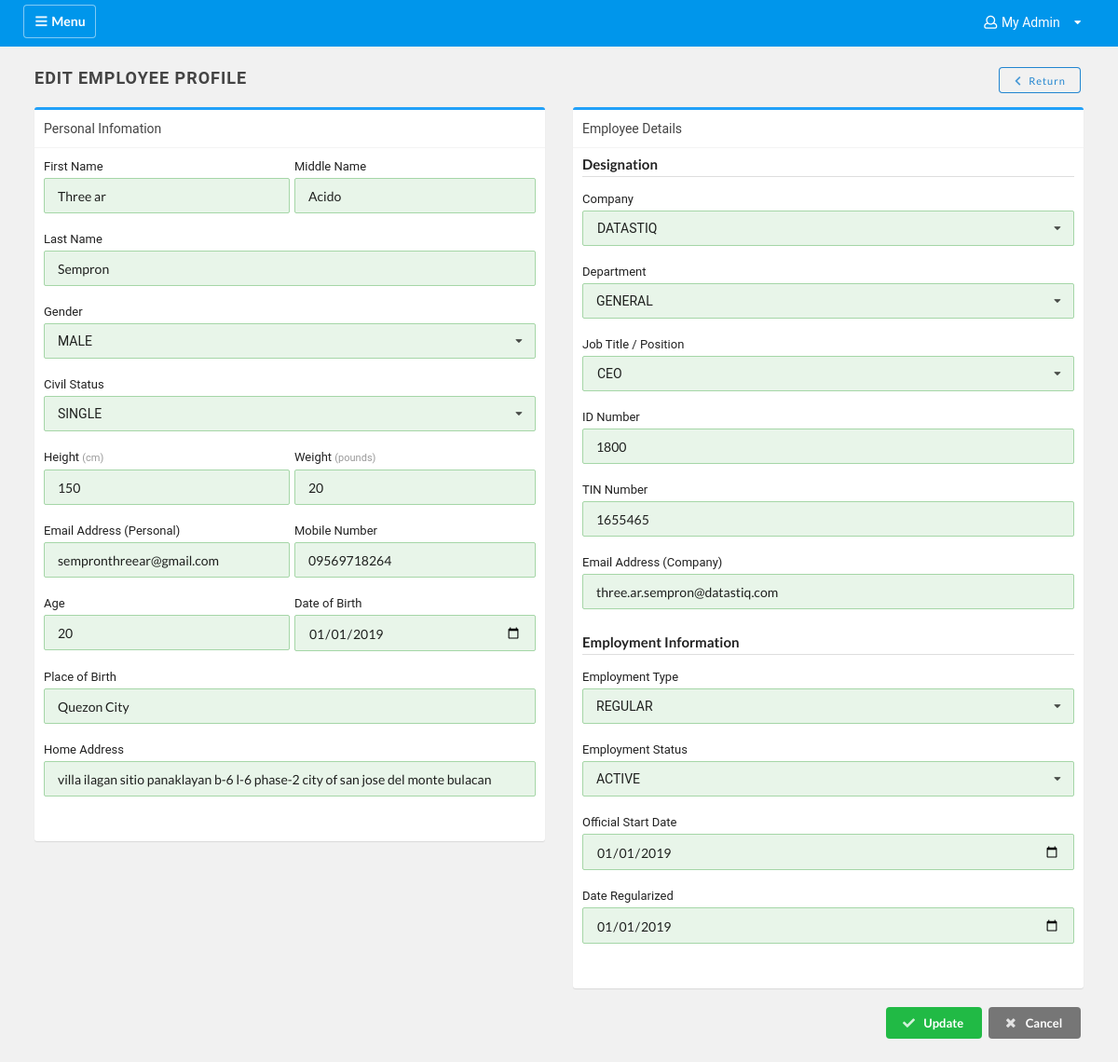
Screenshot of /profile/edit/edit-details.php?id=21 (signed in) with the database file from the repository.
### tables this page shows
CREATE TABLE `dqemp_tbl` (
  `id` int(11) UNSIGNED NOT NULL,
  `first_name` varchar(255) NOT NULL,
  `middle_name` varchar(255) NOT NULL,
  `last_name` varchar(255) NOT NULL,
  `gender` varchar(255) NOT NULL,
  `civil_status` varchar(255) NOT NULL,
  `height` varchar(255) NOT NULL,
  `weight` varchar(255) NOT NULL,
  `email_address_personal` varchar(255) NOT NULL,
  `mobile_number` varchar(255) NOT NULL,
  `age` varchar(255) NOT NULL,
  `date_of_birth` date NOT NULL,
  `place_of_birth` varchar(255) NOT NULL,
  `home_address` varchar(255) NOT NULL,
  `company` varchar(255) NOT NULL,
  `department` varchar(255) NOT NULL,
  `position` varchar(255) NOT NULL,
  `id_number` varchar(255) NOT NULL,
  `email_address_company` varchar(255) NOT NULL,
  `employment_type` varchar(255) NOT NULL,
  `employment_status` varchar(255) NOT NULL,
  `date_hired` date NOT NULL,
  `date_registered` date NOT NULL,
  `tin_number` varchar(255) NOT NULL
);

### profile/edit/edit-details.php (the view, shortened to what this page needs)
<!doctype html>
<html lang="">
<head>
<link rel="stylesheet" type="text/css" href="../../assets/css/sweetalert.css">
    <link rel="stylesheet" type="text/css" href="../../assets/vendor/bootstrap/css/bootstrap.min.v4.1.3.css">
    <link rel="stylesheet" type="text/css" href="../../assets/vendor/semantic-ui/semantic.min.css">
    <link rel="stylesheet" type="text/css" href="../../assets/css/style.css">
</head>
<body>
    <div class="wrapper">
        <div id="body" class="active">
            <nav class="navbar navbar-expand-lg navbar-light bg-lightblue">
                <div class="container-fluid">
                    <button type="button" id="slidesidebar" class="ui icon button btn-light-outline">
                        <i class="ui icon bars"></i> Menu
                    </button>
                    <div class="collapse navbar-collapse" id="navbarSupportedContent">
                        <ul class="nav navbar-nav ml-auto navmenu">
                            <li class="nav-item">
                                <div class="ui pointing link dropdown item" tabindex="0">
                                    <i class="ui icon user outline"></i><?php echo $_SESSION['Role'];?>
                                    <i class="dropdown icon"></i>
                                </div>
                            </li>
                        </ul>
                    </div>
                </div>
            </nav>
            <div class="content">
                <div class="container-fluid">
                    <div class="row">
                        <div class="col-md-12">
                            <h2 class="page-title">Edit Employee Profile
                                <a href="../../employees" class="ui basic blue button mini offsettop5 float-right">
                                    <i class="ui icon chevron left"></i>Return</a>
                            </h2>
                        </div>
                    </div>
                    <div class="row">
                        <?php
require '../../db.php';
$id = $_GET['id'];
$sql = 'SELECT * FROM dqemp_tbl WHERE id=:id';
$statement = $connection->prepare($sql);
$statement->execute([':id' => $id ]);
$person = $statement->fetch(PDO::FETCH_OBJ);
 ?>
                        <form  class="ui form custom" method="post" accept-charset="utf-8" enctype="multipart/form-data">
                            <div class="col-md-6 float-left">
                                <div class="box box-success">
                                    <div class="box-header with-border">Personal Infomation</div>
                                    <div class="box-body">
                                        <div class="two fields">
                                            <div class="field">
                                                <label>First Name</label>
                                                <input type="text" class="notempty" name="firstname" value="<?= $person->first_name; ?>" required="">
                                            </div>
                                            <div class="field">
                                                <label>Middle Name</label>
                                                <input type="text" class="notempty" name="middlename" value="<?= $person->middle_name; ?>">
                                            </div>
                                        </div>
                                        <div class="field">
                                            <label>Last Name</label>
                                            <input type="text" class="notempty" name="lastname" value="<?= $person->last_name; ?>" required="">
                                        </div>
                                        <div class="field">
                                            <label>Gender</label>
                                            <div class="ui dropdown uppercase selection notempty" tabindex="0">
                                                <i class="dropdown icon"></i>
                                                <div class="text">MALE</div>
                                                <div class="menu" tabindex="-1">
                                                    <div class="item active selected" data-value="MALE">MALE</div>
                                                </div>
                                            </div>
                                        </div>
                                        <div class="field">
                                            <label>Civil Status</label>
                                            <div class="ui dropdown uppercase selection notempty" tabindex="0">
                                                <i class="dropdown icon"></i>
                                                <div class="text">MALE</div>
                                                <div class="menu" tabindex="-1">
                                                    <div class="item active selected" data-value="SINGLE">SINGLE</div>
                                                </div>
                                            </div>
                                        </div>
                                        <div class="two fields">
                                            <div class="field">
                                                <label>Height
                                                    <span class="help">(cm)</span>
                                                </label>
                                                <input type="text" name="height" value="<?= $person->height; ?>" placeholder="000" class="notempty">
                                            </div>
                                            <div class="field">
                                                <label>Weight
                                                    <span class="help">(pounds)</span>
                                                </label>
                                                <input type="text" name="weight" value="<?= $person->weight; ?>" placeholder="000" class="notempty">
                                            </div>
                                        </div>
                                        <div class="two fields">
                                            <div class="field">
                                                <label>Email Address (Personal)</label>
                                                <input type="email" name="emailaddress" value="<?= $person->email_address_personal; ?>" required="" class="lowercase notempty">
                                            </div>
                                            <div class="field">
                                                <label>Mobile Number</label>
                                                <input type="text" class="uppercase notempty" name="mobilenumber" value="<?= $person->mobile_number; ?>">
                                            </div>
                                        </div>
                                        <div class="two fields">
                                            <div class="field">
                                                <label>Age</label>
                                                <input type="text" name="age" value="<?= $person->age; ?>" placeholder="00" class="notempty">
                                            </div>
                                            <div class="field">
                                                <label>Date of Birth</label>
                                                <input type="date" name="birthday" value="<?= $person->date_of_birth; ?>" class="airdatepicker notempty" placeholder="Date">
                                            </div>
                                        </div>
                                        <div class="field">
                                            <label>Place of Birth</label>
                                            <input type="text" class="notempty" name="birthplace" value="<?= $person->place_of_birth; ?>" placeholder="City, Province, Country">
                                        </div>
                                        <div class="field">
                                            <label>Home Address</label>
                                            <input type="text" class="notempty" name="homeaddress" value="<?= $person->home_address; ?>" placeholder="House/Unit Number, Building, Street, City, Province, Country">
                                        </div>
                                        <br>
                                    </div>
                                </div>
                            </div>
                            <div class="col-md-6 float-left">
                                <div class="box box-success">
                                    <div class="box-header with-border">Employee Details</div>
                                    <div class="box-body">
                                        <h4 class="ui dividing header">Designation</h4>
                                        <div class="field">
                                            <label>Company</label>
                                            <div class="ui search dropdown uppercase selection notempty">
                                                <i class="dropdown icon"></i>
                                                <input class="search" autocomplete="off" tabindex="0">
                                                <div class="text">DATASTIQ</div>
                                                <div class="menu" tabindex="-1">
                                                    <div class="item active selected" data-value="DATASTIQ"> DATASTIQ</div>
                                                </div>
                                            </div>
                                        </div>
                                        <div class="field">
                                            <label>Department</label>
                                           <div class="ui dropdown uppercase selection notempty" tabindex="0">
                                                <i class="dropdown icon"></i>
                                                <div class="text">GENERAL</div>
                                                <div class="menu" tabindex="-1">
                                                    <div class="item active selected" data-value="GENERAL">GENERAL</div>
                                                </div>
                                            </div>
                                        </div>
                                        <div class="field">
                                            <label>Job Title / Position</label>
                                            <div class="ui search dropdown selection uppercase jobposition notempty">
                                                <i class="dropdown icon"></i>
                                                <input class="search" autocomplete="off" tabindex="0">
                                                <div class="text">CEO</div>
                                            </div>
                                        </div>
                                        <div class="field">
                                            <label>ID Number</label>
                                            <input type="text" class="uppercase notempty" name="idnumber" value="<?= $person->id_number; ?>">
                                        </div>
                                        <div class="field">
                                            <label>TIN Number</label>
                                            <input type="text" class="uppercase notempty" name="tinnumber" value="<?= $person->tin_number; ?>">
                                        </div>
                                        <div class="field">
                                            <label>Email Address (Company)</label>
                                            <input type="email" name="companyemail" value="<?= $person->email_address_company; ?>" class="lowercase notempty">
                                        </div>
                                        <h4 class="ui dividing header">Employment Information</h4>
                                        <div class="field">
                                            <label>Employment Type</label>
                                            <div class="ui dropdown uppercase selection notempty" tabindex="0">
                                                <i class="dropdown icon"></i>
                                                <div class="text">Regular</div>
                                                <div class="menu" tabindex="-1">
                                                    <div class="item active selected" data-value="Regular">Regular</div>
                                                </div>
                                            </div>
                                        </div>
                                        <div class="field">
                                            <label>Employment Status</label>
                                            <div class="ui dropdown uppercase selection notempty" tabindex="0">
                                                <i class="dropdown icon"></i>
                                                <div class="text">Active</div>
                                                <div class="menu" tabindex="-1">
                                                    <div class="item active selected" data-value="Active">Active</div>
                                                </div>
                                            </div>
                                        </div>
                                        <div class="field">
                                            <label>Official Start Date</label>
                                            <input type="date" name="datehired" value="<?= $person->date_hired; ?>" class="airdatepicker notempty" placeholder="Date">
                                        </div>
                                        <div class="field">
                                            <label>Date Regularized</label>
                                            <input type="date" name="dateregistered" value="<?= $person->date_registered; ?>" class="airdatepicker notempty" placeholder="Date">
                                        </div>
                                        <br>
                                    </div>
                                </div>
                            </div>
                            <div class="col-md-12 float-left">
                                <div class="action align-right">
                                    <button type="submit" name="submit22" class="ui green button small">
                                        <i class="ui checkmark icon"></i> Update</button>
                                    <a href="../../employees" class="ui grey button small">
                                        <i class="ui times icon"></i> Cancel</a>
                                </div>
                            </div>
                        </form>
                    </div>
                </div>
            </div>
        </div>
    </div>
</body>
</html>

### rows the page displays
dqemp_tbl: firstname "Three ar", middlename "Acido", lastname "Sempron", height "150", weight "20", emailaddress "sempronthreear@gmail.com", mobilenumber "09569718264", age "20", birthday "01/01/2019", birthplace "Quezon City", homeaddress "villa ilagan sitio panaklayan b-6 l-6 phase-2 city of san jose del monte bulacan", idnumber "1800", tinnumber "1655465", companyemail "three.ar.sempron@datastiq.com", datehired "01/01/2019", dateregistered "01/01/2019"

### other values shown
$_SESSION['Role'] "My Admin"
